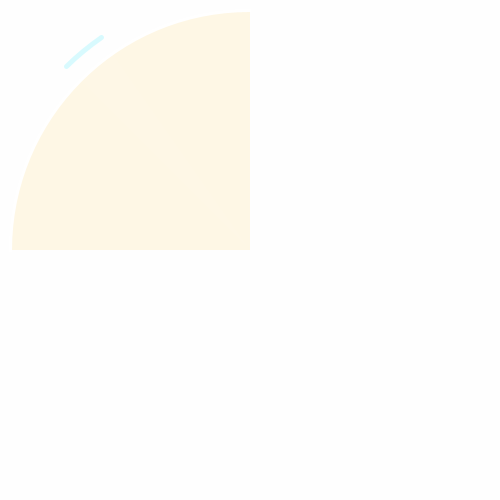
Frame 1 (no input)
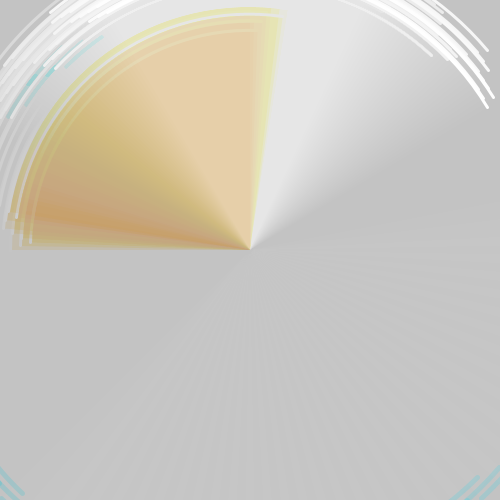
Frame 60 (the mouse pressed at the canvas centre just before this capture)
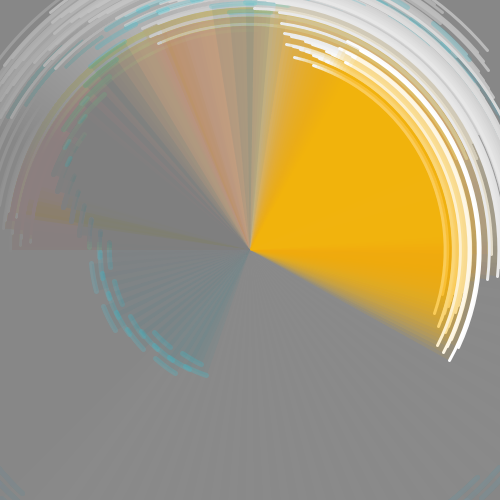
Frame 120 (the mouse held since frame 60 and released just before this capture)

The Processing sketch that drew these frames (run headless with seeded random() and noise(); from frame 60 on, the mouse is pressed at the canvas centre):

// Processing sketch: processing_36795
// ── processing_36795.pde

void setup() {
  size(500,500);
  background(255);
  frameRate(25);
  smooth();
}

// VARIABLES

//orange

float orangeRand;
int orangeSize = 500;
int orangeStart = 180;
int orangeEnd =270;

//blue

float blueRand;
int blueSize = 500;
int blueStart = 225;
int blueEnd =235;


void draw() {
  
  // FADE

  noStroke();
  rectMode(CORNERS);
  fill(100,1);
  rect(0,0,500,500);
  
  // ORANGE ARC

  orangeRand = random(0,100);

  if (orangeRand < 50) {
    orangeSize+=18;
  }
  else {
    orangeSize-=20;
  }

  if (orangeSize < 1) {
    orangeSize = 450;
  }

  fill(255,180,0,25);
    if (orangeSize > 499) {
   fill(255,5);
  }
  strokeWeight(3);
  stroke(255);

  arc (250,250,orangeSize,orangeSize,radians(orangeStart), radians(orangeEnd));
  orangeStart+=1;
  orangeEnd+=1;
  
  
  // BLUE ARC
  
   blueRand = random(0,100);

  if (blueRand < 50) {
    blueSize+=18;
  }
  else {
    blueSize-=20;
  }

  if (blueSize < 1) {
    blueSize = 450;
  }

  fill(39,133,144,20);
    if (blueSize > 499) {
   fill(255,5);
  }
  strokeWeight(5);
  stroke(13,229,255,40);

  arc (250,250,blueSize,blueSize,radians(blueStart), radians(blueEnd));
  blueStart-=4;
  blueEnd-=4;

}
